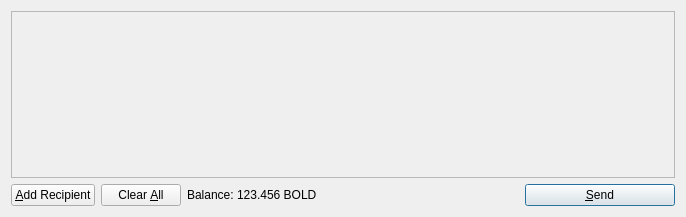
<?xml version="1.0" encoding="UTF-8"?>
<ui version="4.0">
 <class>SendCoinsDialog</class>
 <widget class="QDialog" name="SendCoinsDialog">
  <property name="geometry">
   <rect>
    <x>0</x>
    <y>0</y>
    <width>686</width>
    <height>217</height>
   </rect>
  </property>
  <property name="windowTitle">
   <string>Send Coins</string>
  </property>
  <layout class="QVBoxLayout" name="verticalLayout">
   <item>
    <widget class="QScrollArea" name="scrollArea">
     <property name="widgetResizable">
      <bool>true</bool>
     </property>
     <widget class="QWidget" name="scrollAreaWidgetContents">
      <property name="geometry">
       <rect>
        <x>0</x>
        <y>0</y>
        <width>666</width>
        <height>165</height>
       </rect>
      </property>
      <layout class="QVBoxLayout" name="verticalLayout_2">
       <property name="margin">
        <number>0</number>
       </property>
       <item>
        <layout class="QVBoxLayout" name="entries">
         <property name="spacing">
          <number>6</number>
         </property>
        </layout>
       </item>
       <item>
        <spacer name="verticalSpacer">
         <property name="orientation">
          <enum>Qt::Vertical</enum>
         </property>
         <property name="sizeHint" stdset="0">
          <size>
           <width>20</width>
           <height>40</height>
          </size>
         </property>
        </spacer>
       </item>
      </layout>
     </widget>
    </widget>
   </item>
   <item>
    <layout class="QHBoxLayout" name="horizontalLayout">
     <item>
      <widget class="QPushButton" name="addButton">
       <property name="toolTip">
        <string>Send to multiple recipients at once</string>
       </property>
       <property name="text">
        <string>&amp;Add Recipient</string>
       </property>
       <property name="icon">
        <iconset resource="../bitcoin.qrc">
         <normaloff>:/icons/add</normaloff>:/icons/add</iconset>
       </property>
       <property name="autoDefault">
        <bool>false</bool>
       </property>
      </widget>
     </item>
     <item>
      <widget class="QPushButton" name="clearButton">
       <property name="sizePolicy">
        <sizepolicy hsizetype="Minimum" vsizetype="Fixed">
         <horstretch>0</horstretch>
         <verstretch>0</verstretch>
        </sizepolicy>
       </property>
       <property name="toolTip">
        <string>Remove all transaction fields</string>
       </property>
       <property name="text">
        <string>Clear &amp;All</string>
       </property>
       <property name="icon">
        <iconset resource="../bitcoin.qrc">
         <normaloff>:/icons/remove</normaloff>:/icons/remove</iconset>
       </property>
       <property name="autoRepeatDelay">
        <number>300</number>
       </property>
       <property name="autoDefault">
        <bool>false</bool>
       </property>
      </widget>
     </item>
     <item>
      <layout class="QHBoxLayout" name="horizontalLayout_2">
       <property name="spacing">
        <number>3</number>
       </property>
       <item>
        <widget class="QLabel" name="label">
         <property name="text">
          <string>Balance:</string>
         </property>
        </widget>
       </item>
       <item>
        <widget class="QLabel" name="labelBalance">
         <property name="cursor">
          <cursorShape>IBeamCursor</cursorShape>
         </property>
         <property name="text">
          <string>123.456 BOLD</string>
         </property>
         <property name="textInteractionFlags">
          <set>Qt::LinksAccessibleByMouse|Qt::TextSelectableByKeyboard|Qt::TextSelectableByMouse</set>
         </property>
        </widget>
       </item>
      </layout>
     </item>
     <item>
      <spacer name="horizontalSpacer">
       <property name="orientation">
        <enum>Qt::Horizontal</enum>
       </property>
       <property name="sizeHint" stdset="0">
        <size>
         <width>40</width>
         <height>20</height>
        </size>
       </property>
      </spacer>
     </item>
     <item>
      <widget class="QPushButton" name="sendButton">
       <property name="minimumSize">
        <size>
         <width>150</width>
         <height>0</height>
        </size>
       </property>
       <property name="toolTip">
        <string>Confirm the send action</string>
       </property>
       <property name="text">
        <string>&amp;Send</string>
       </property>
       <property name="icon">
        <iconset resource="../bitcoin.qrc">
         <normaloff>:/icons/send</normaloff>:/icons/send</iconset>
       </property>
       <property name="default">
        <bool>true</bool>
       </property>
      </widget>
     </item>
    </layout>
   </item>
  </layout>
 </widget>
 <resources>
  <include location="../bitcoin.qrc"/>
 </resources>
 <connections/>
</ui>
